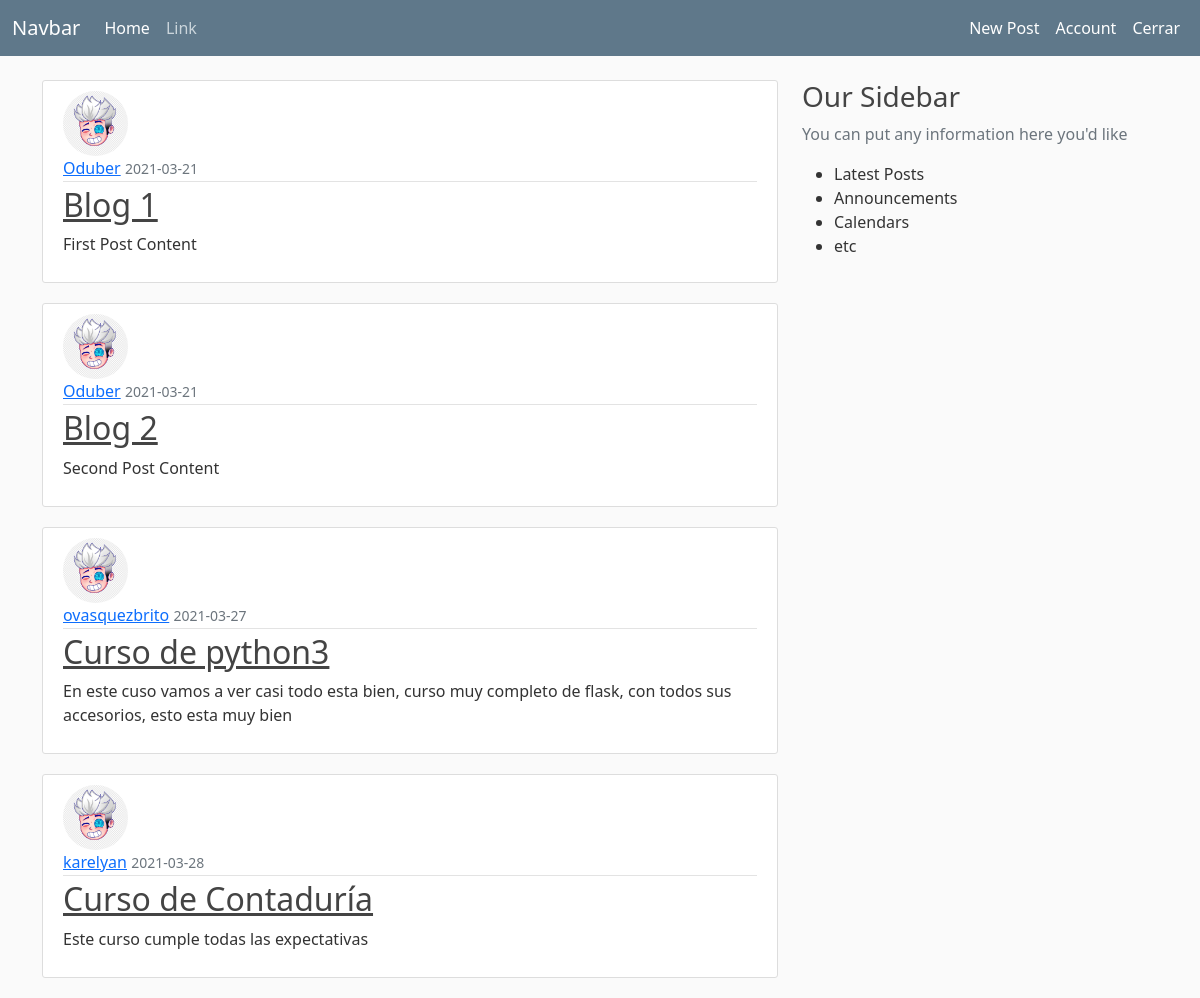
/home (signed in), run on the app's committed database.
### flaskblog/models.py (models this page shows, shortened)
class Post(db.Model):
    id = db.Column(db.Integer, primary_key=True)
    title = db.Column(db.String(100), nullable=False)
    date_post = db.Column(db.DateTime, nullable=False, default=datetime.utcnow)
    content = db.Column(db.Text, nullable=False)
    user_id = db.Column(db.Integer, db.ForeignKey('user.id'), nullable=False)

class User(db.Model, UserMixin):
    id = db.Column(db.Integer, primary_key=True)
    username = db.Column(db.String(20), unique=True, nullable=False)
    email = db.Column(db.String(120), unique=True, nullable=False)
    image_file = db.Column(db.String(20), nullable=False, default='avatar_1.png')
    password = db.Column(db.String(60), nullable=False)
    posts = db.relationship('Post', backref='author', lazy=True)

### flaskblog/routes.py (the view)
@app.route('/')
@app.route('/home')
def home():
    posts = Post.query.all()
    return render_template('home.html', posts=posts)

### flaskblog/models.py (called while the page is built)
@login_manager.user_loader
def load_user(user_id):
    return User.query.get(int(user_id))

### flaskblog/templates/home.html
{% extends "layout.html" %}
{% block content %}
    {% for post in posts %}
        <article class="media content-section">
            <img
                src="{{ url_for('static', filename='images/' + post.author.image_file) }}"
                alt=""
                class="rounded-circle article-img"
            >
            <div class="media-body">
                <div class="article-metadata">
                    <a href="#" class="mr-2">{{ post.author.username }}</a>
                    <small class="text-muted">{{ post.date_post.strftime('%Y-%m-%d') }}</small>
                </div>
                <h2><a href="{{ url_for('post', post_id=post.id) }}" class="article-title">{{ post.title }}</a></h2>
                <p class="article-content">{{  post.content }}</p>
            </div>
        </article>
    {% endfor %}
{% endblock content %}

### flaskblog/static/main.css (style rules this page uses)
body { background: #fafafa; color: #333333; margin-top: 5rem; }
h1, h2, h3, h4, h5, h6 { color: #444444; }
.content-section { background: #ffffff; padding: 10px 20px; border: 1px solid #dddddd; border-radius: 3px; margin-bottom: 20px; }
.article-title { color: #444444; }
.article-content { white-space: pre-line; }
.article-img { height: 65px; width: 65px; margin-right: 16px; }
.article-metadata { padding-bottom: 1px; margin-bottom: 4px; border-bottom: 1px solid #e3e3e3 }

### data on the page
Post: image_file (picture), author.username "Oduber", date_post "2021-03-21", title "Blog 1", content "First Post Content"
Post: image_file (picture), author.username "Oduber", date_post "2021-03-21", title "Blog 2", content "Second Post Content"
Post: image_file (picture), author.username "ovasquezbrito", date_post "2021-03-27", title "Curso de python3", content "En este cuso vamos a ver casi todo esta bien, curso muy completo de flask, con todos sus accesorios, esto esta muy bien"
Post: image_file (picture), author.username "karelyan", date_post "2021-03-28", title "Curso de Contaduría", content "Este curso cumple todas las expectativas"
